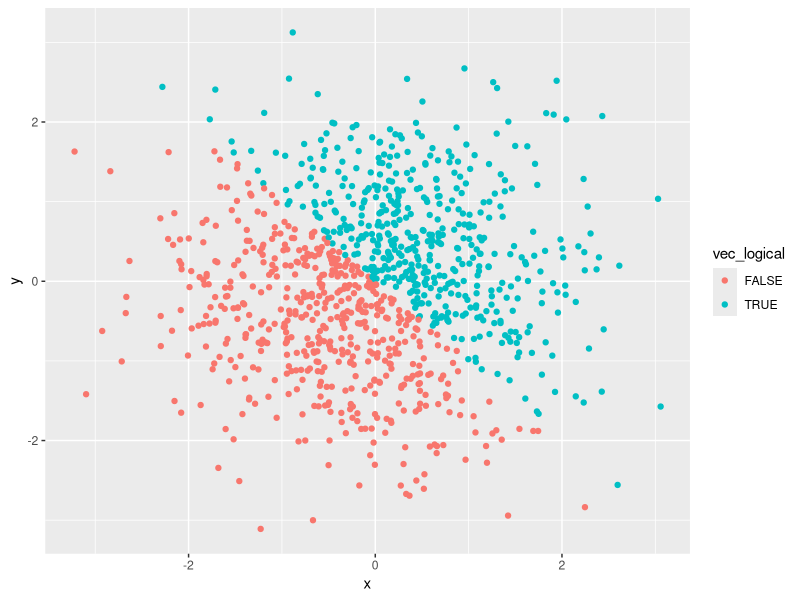
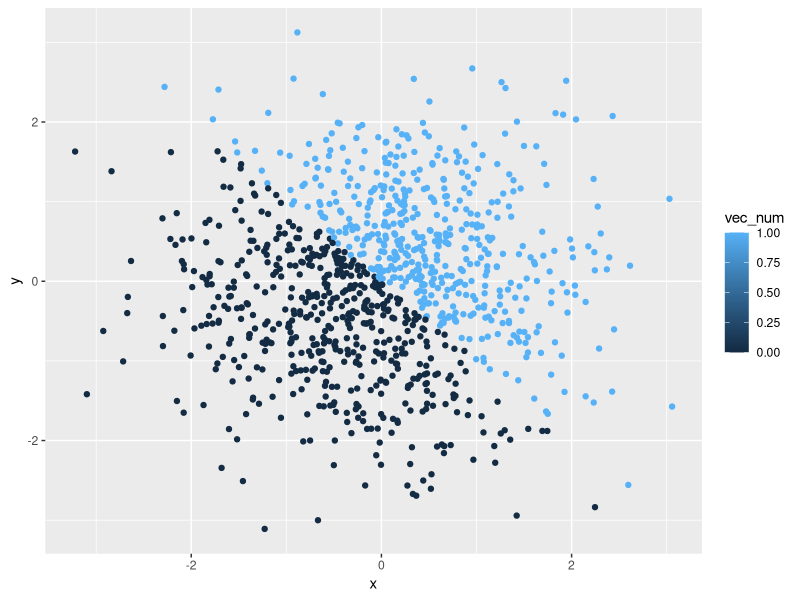
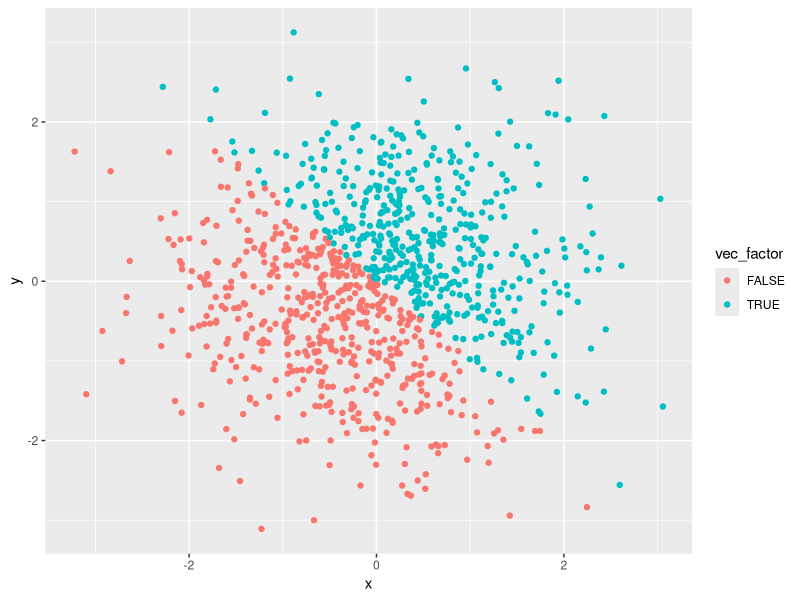
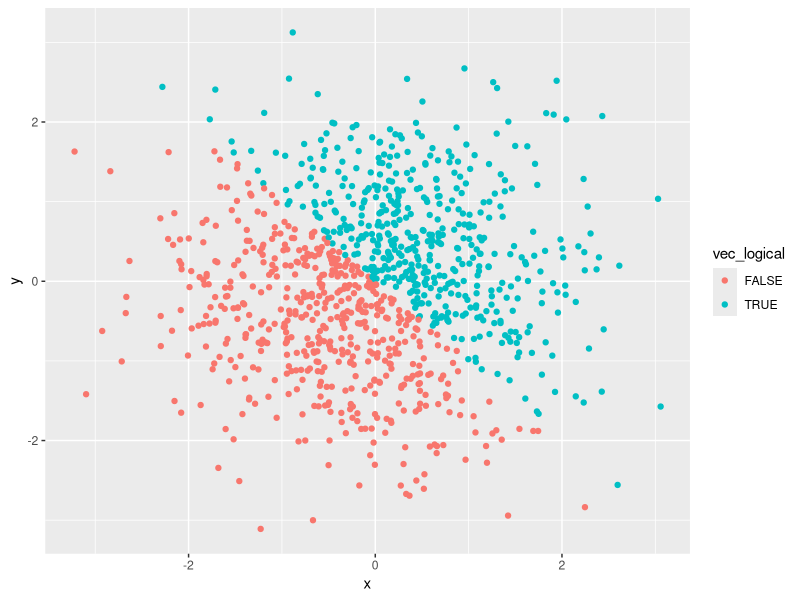

These charts were generated, in order, by the following R code:
## ---- chunk 1
knitr::opts_chunk$set(echo = TRUE)
library(tidyverse)
## ---- chunk 2
prob1_df = tibble (
  vec_runif = runif(10, min = 0, max = 5), 
  vec_logical = c(vec_runif > 2), # judge the vec_runif and reture True or False
  vec_char = c("p8105", "data", "science", "is", "great", 
               "my", "name", "is", "guojing", "wu"), 
  vec_factor = factor(c(1, 2, 3, 1, 2, 3, 1, 2, 3, 1))
)

# show the result
prob1_df
## ---- chunk 3
mean(prob1_df$vec_runif)
## ---- chunk 4
mean(prob1_df$vec_logical)
## ---- chunk 5
mean(prob1_df$vec_char)
## ---- chunk 6
mean(prob1_df$vec_factor)
## ---- chunk 7
as.numeric(prob1_df$vec_logical)
as.numeric(prob1_df$vec_char)
as.numeric(prob1_df$vec_factor)
## ---- chunk 8
vec_factor_2 = factor(c("a", "a", "b", "b", "b", "c", "d", "e", "f", "g"))
as.numeric(vec_factor_2)
## ---- chunk 9
prob1_df$vec_char %>%
  as.factor() %>%
  as.numeric()
## ---- chunk 10
prob1_df$vec_factor %>%
  as.character() %>%
  as.numeric()
## ---- chunk 11
vec_factor_2 %>%
  as.character() %>%
  as.numeric()
## ---- chunk 12
prob2_df = tibble(
  x = rnorm(1000), 
  y = rnorm(1000), 
  vec_logical = ((x + y) >0),  # judge if x + y > 0 and return TRUE or FALSE accordingly
  vec_num = as.numeric(vec_logical), 
  vec_factor = as.factor(vec_logical)
)
## ---- chunk 13
scat_logical = ggplot(prob2_df, aes(x = x, y = y)) + # data parameters
  geom_point(aes(color = vec_logical))  # aesthetic paramters
scat_logical
## ---- chunk 14
ggplot(prob2_df, aes(x = x, y = y)) + 
  geom_point(aes(color = vec_num))
## ---- chunk 15
ggplot(prob2_df, aes(x = x, y = y)) + 
  geom_point(aes(color = vec_factor))
## ---- chunk 16
ggsave(scat_logical, file = "./scat_logical.pdf")
